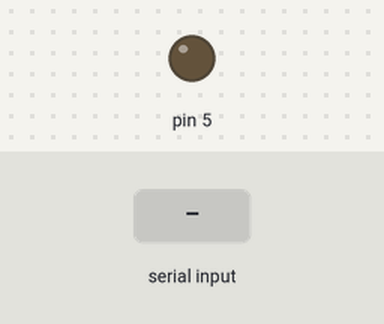
The sketch below on a simulated Arduino Uno, built with avr-gcc and run on an emulated ATmega328P. Parts: output pins drawn as LEDs (lit = HIGH). The test bench sets the inputs (shaded band). What the sketch prints to the serial monitor is not drawn.

Above: at 1.2 s.
1.3 s: "90,45\n" received over Serial
At 2.4 s:
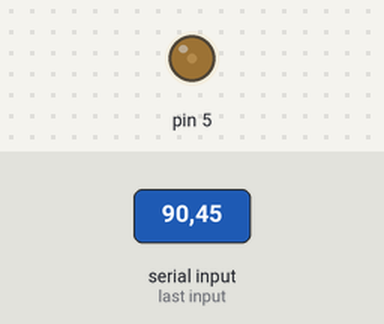
2.8 s: "30,150\n" received over Serial
At 3.5 s:
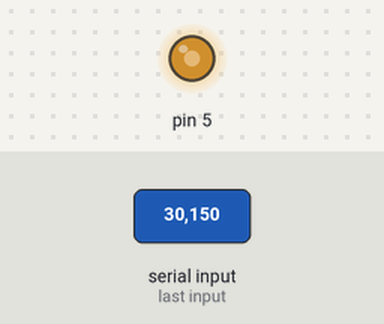
4.3 s: "200\n" received over Serial
At 4.6 s:
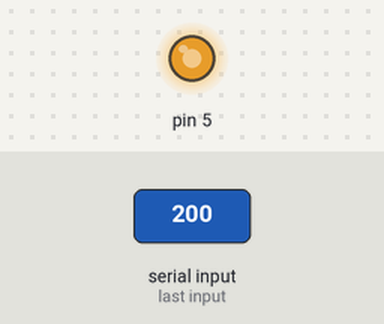
5.8 s: "90\n" received over Serial
At 6.9 s:
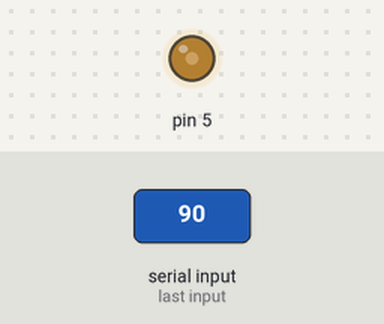
Timing chart, 0 to 8.3 s (numbered marks = the images above; inputs shaded):
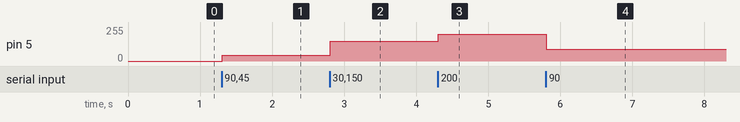

The sketch:

PhysicalPixel.ino
```cpp
void setup() {
  Serial.begin(9600);    // initialize serial communications
  Serial.setTimeout(10); // set the timeout for parseInt
  pinMode(5, OUTPUT);
}

void loop() {
  if (Serial.available() > 0) { // if there's serial data available
    int inByte = Serial.parseInt(); // read it
    if (inByte > 0) {
      Serial.write(inByte);      // send it back out as raw binary data
      analogWrite(5, inByte);    // use it to set the LED brightness
      // if you're using a speaker instead of an LED, uncomment line below  and comment out the previous line:
      //  tone(5, inByte*10);     // play tone on pin 5
    }
  }
}
```

Measured:
- after the input at 1.3 s, pin 5: 0/255 → 45/255 at once
- after the input at 2.8 s, pin 5: 45/255 → 150/255 at once
- after the input at 4.3 s, pin 5: 150/255 → 200/255 at once
- after the input at 5.8 s, pin 5: 200/255 → 90/255 at once
